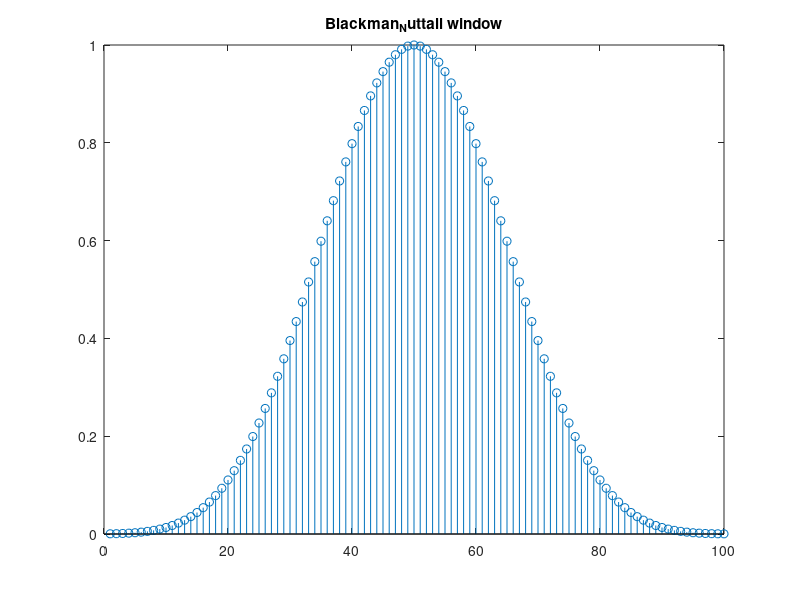

Here is the MATLAB script that generated this plot:
i = 1:100;
bn = 100;
bw = (2*pi*i)/bn;
yi = 0.3635819-0.4891775*cos(bw) + 0.1365995*cos(2*bw)-0.0106411*cos(3*bw);
stem(yi);
title("Blackman_Nuttall window");